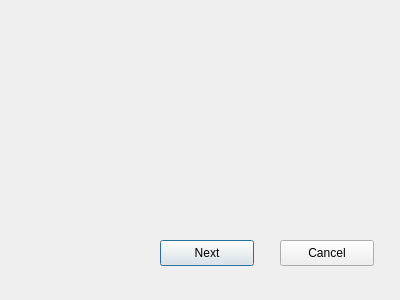
<?xml version="1.0" encoding="UTF-8"?>
<ui version="4.0">
 <class>DialogWork1</class>
 <widget class="QDialog" name="DialogWork1">
  <property name="geometry">
   <rect>
    <x>0</x>
    <y>0</y>
    <width>400</width>
    <height>300</height>
   </rect>
  </property>
  <property name="windowTitle">
   <string>Dialog</string>
  </property>
  <widget class="QPushButton" name="btnNextWork1">
   <property name="geometry">
    <rect>
     <x>160</x>
     <y>240</y>
     <width>94</width>
     <height>26</height>
    </rect>
   </property>
   <property name="text">
    <string>Next</string>
   </property>
  </widget>
  <widget class="QPushButton" name="btnCancelWork1">
   <property name="geometry">
    <rect>
     <x>280</x>
     <y>240</y>
     <width>94</width>
     <height>26</height>
    </rect>
   </property>
   <property name="text">
    <string>Cancel</string>
   </property>
  </widget>
 </widget>
 <resources/>
 <connections/>
</ui>
